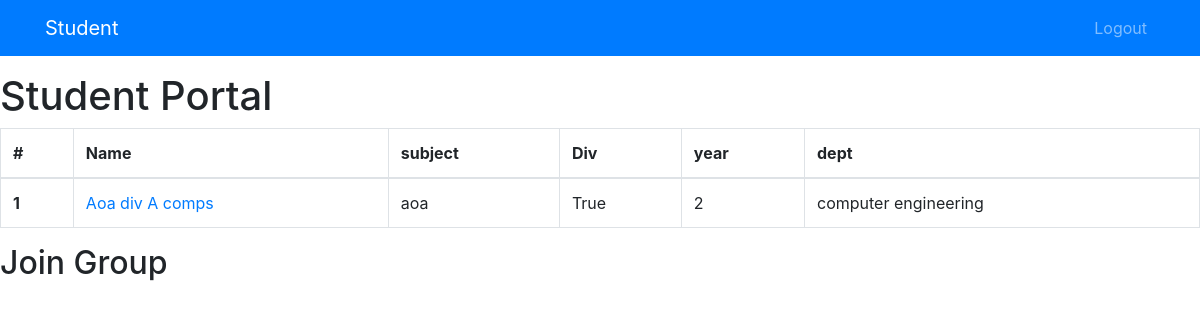
Before: /student/student_home/ (signed in) with the older database file.
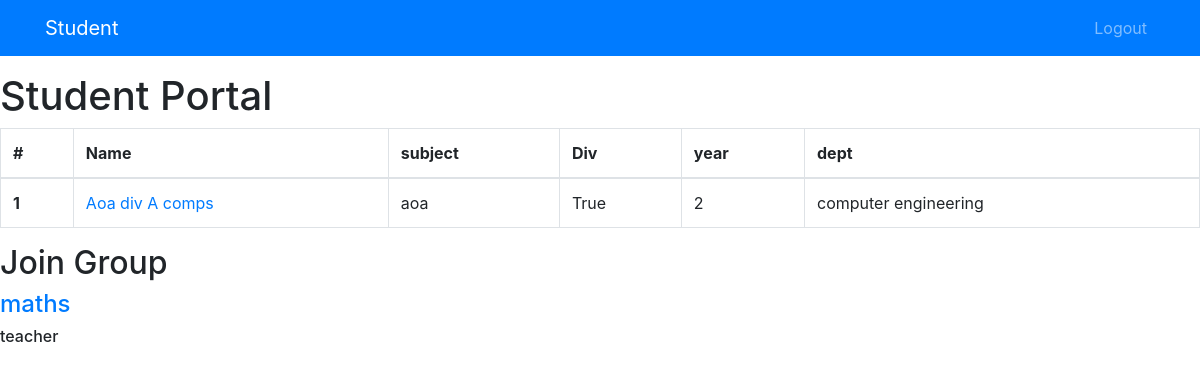
After: the same page with the newer database file.
### home/models.py (models this page shows, shortened)
class group(models.Model):
    owner=models.ForeignKey(teacher,on_delete=models.CASCADE)
    name=models.CharField(max_length=256,null=False,blank=False)
    member=models.ManyToManyField(students)
    sub = models.CharField(max_length=256 ,null=False,blank=False)
    division=models.CharField(max_length=50,choices=div_choices)
    batch=models.CharField(max_length=50,blank=True,null=True,choices=batch_choices)
    div=models.BooleanField(default=False)
    batch_check=models.BooleanField(default=False)
    year=models.CharField(max_length=256,choices=year_choices)
    dept=models.CharField(max_length=256,choices=dept_choices)

class teacher(models.Model):
    user=models.OneToOneField(User,on_delete=models.CASCADE)
    dept=models.CharField(choices=dept_choices,max_length=200,blank=True)
    def __str__(self):
        return self.user.username

### student/views.py (the view)
# urls.py: path('student_home/', views.student_home,name='student_home'),
@login_required
def student_home(request):
    student_current = students.objects.filter(user=request.user).first()
    join_group = group.objects.filter(Q(dept=student_current.dept) & Q(year=student_current.year)).exclude(member=student_current)
    group_list = group.objects.filter(member=student_current)
    context = {
        'joingroup': join_group,
        'group_list': group_list
    }
    return render(request, "student_home.html", context)

### templates/student_home.html (shortened to what this page needs)
<!DOCTYPE html>
<html lang="en" dir="ltr">
  <head>
    <link rel="stylesheet" href="https://stackpath.bootstrapcdn.com/bootstrap/4.3.1/css/bootstrap.min.css">
  </head>
  <body>
    <nav class="navbar navbar-expand-sm mb-3 sticky-top navbar-dark bg-primary">
              <div class="container">
                  <a href="{% url 'student:student_home' %}" class="navbar-brand">Student</a>
                  <div class="collapse navbar-collapse" id="defaultNavbar1">
                        {% if user.is_authenticated %}
                        <ul class="navbar-nav ml-auto">
                          <li class="nav-item"><a href="{%url 'request_logout' %}" class="nav-link"> Logout</a></li>
                        </ul>
                          {% else %}
                          <ul class="navbar-nav ml-auto">
                            <li class="nav-item"><a href="{% url 'student:signup' %}" class="nav-link"> Sign Up</a></li>
                            <li class="nav-item"><a href="{%url 'student:login' %}" class="nav-link" > Login</a></li>
                          </ul>
                          {% endif %}
                  </div>
              </div>
          </nav>
    {% block body %}
<h1>Student Portal</h1>
{% if group_list%}
<table class="table table-bordered">
  <thead>
    <tr>
      <th scope="col">#</th>
      <th scope="col">Name</th>
      <th scope="col">subject</th>
      <th scope="col">Div</th>
      <th scope='col'>year</th>
      <th scope="col">dept</th>
    </tr>
  </thead>
  <tbody>
    {%for group in group_list %}
    <tr>
      <th scope="row">{{forloop.counter}}</th>
      <td><a href="{%url 'student_group_detail' pk=group.pk  %}">{{group.name}}</a></td>
      <td>{{group.sub}}</td>
      <td>{{group.div}}</td>
      <td>{{group.year}}</td>
      <td>{{group.dept}}</td>
    </tr>
    {%endfor %}
  </tbody>
</table>
{% endif %}
<h2>Join Group</h2>
{% if joingroup %}
{% for group in joingroup %}
<h4> <a href="{% url 'student:joingroups' pk=group.pk %}"> {{group.name}} </a></h4>
<h6>{{group.owner}}</h6>
{% endfor %}
{% endif %}
{% endblock %}
  </body>
</html>

Changed rows visible on the page:
added group: name "maths", owner "teacher", shown under "Join Group"
